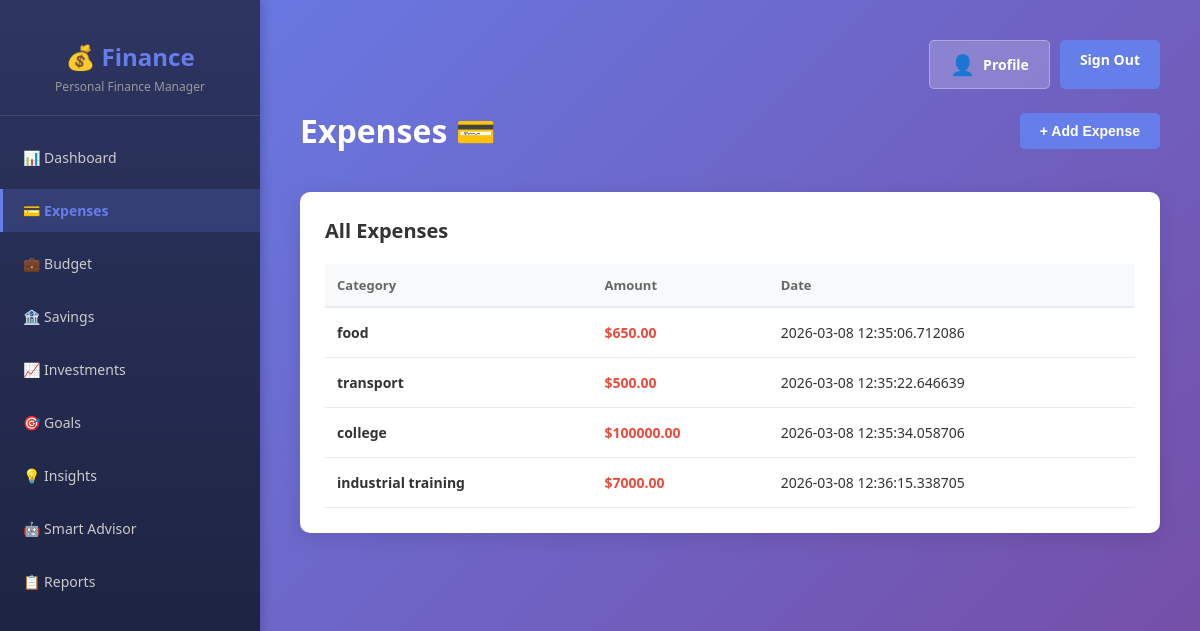
The page /expense/ (signed in) on the database its author committed.
### models/expense.py (models this page shows, shortened)
class Expense(db.Model):
    id = db.Column(db.Integer, primary_key=True)
    user_id = db.Column(db.Integer, db.ForeignKey("user.id"), nullable=False)
    category = db.Column(db.String(50), nullable=False)
    amount = db.Column(db.Float, nullable=False)
    date = db.Column(db.DateTime, nullable=False, default=datetime.utcnow)
    description = db.Column(db.String(200), nullable=True)

### routes/expense_routes.py (the view)
@expense_bp.route("/", methods=["GET", "POST"])
@login_required
def expense():
    if request.method == "POST":
        category = request.form["category"]
        amount = float(request.form["amount"])
        ExpenseService.add_expense(current_user.id, category, amount)
        return redirect(url_for("expense.expense"))
    expenses = ExpenseService.get_all_expenses(current_user.id)
    return render_template("expense.html", expenses=expenses)

### finance-app.py (called while the page is built)
@login_manager.user_loader
def load_user(user_id):
    return User.query.get(int(user_id))

### services/expense_service.py (called while the page is built)
    @staticmethod
    def get_all_expenses(user_id):
        return Expense.query.filter_by(user_id=user_id).all()

### templates/expense.html (shortened to what this page needs)
{% extends "base.html" %}
{% block content %}
<div class="header">
    <h1>Expenses 💳</h1>
    <div class="header-actions">
        <button class="btn btn-primary" onclick="toggleForm('addForm')">+ Add Expense</button>
    </div>
</div>
<div class="table-section">
    <h2>All Expenses</h2>
    {% if expenses %}
    <table>
        <thead>
            <tr>
                <th>Category</th>
                <th>Amount</th>
                <th>Date</th>
            </tr>
        </thead>
        <tbody>
            {% for expense in expenses %}
            <tr>
                <td><strong>{{ expense.category }}</strong></td>
                <td class="amount-expense">${{ "%.2f"|format(expense.amount) }}</td>
                <td>{{ expense.date if expense.date else 'N/A' }}</td>
            </tr>
            {% endfor %}
        </tbody>
    </table>
    {% else %}
    <div class="empty-state">
        <div class="empty-state-icon">💳</div>
        <p>No expenses recorded yet</p>
        <button class="btn btn-primary" onclick="toggleForm('addForm')">Add First Expense</button>
    </div>
    {% endif %}
</div>
{% endblock %}

### templates/base.html (style rules this page uses)
* { margin: 0; padding: 0; box-sizing: border-box; }
body { font-family: 'Segoe UI', Tahoma, Geneva, Verdana, sans-serif; background: linear-gradient(135deg, #667eea 0%, #764ba2 100%); min-height: 100vh; color: #333; }
.header { display: flex; justify-content: space-between; align-items: center; margin-bottom: 40px; }
.header h1 { color: white; font-size: 32px; font-weight: 700; }
.header-actions { display: flex; gap: 10px; }
.btn { padding: 10px 20px; border: none; border-radius: 5px; cursor: pointer; font-size: 14px; font-weight: 600; transition: all 0.3s ease; text-decoration: none; display: inline-block; }
.btn-primary { background: #667eea; color: white; }
.table-section { background: white; border-radius: 10px; padding: 25px; box-shadow: 0 5px 20px rgba(0, 0, 0, 0.1); }
.table-section h2 { font-size: 20px; font-weight: 600; margin-bottom: 20px; color: #333; }
table { width: 100%; border-collapse: collapse; }
th { background: #f8f9fa; padding: 12px; text-align: left; font-weight: 600; color: #666; border-bottom: 2px solid #e9ecef; font-size: 13px; }
td { padding: 15px 12px; border-bottom: 1px solid #e9ecef; font-size: 14px; }

### templates/expense.html (style rules this page uses)
.amount-expense { color: #e74c3c; font-weight: 700; }

### rows shown on the page
Expense: category "food", amount "650.00", date "2026-03-08 12:35:06.712086"
Expense: category "transport", amount "500.00", date "2026-03-08 12:35:22.646639"
Expense: category "college", amount "100000.00", date "2026-03-08 12:35:34.058706"
Expense: category "industrial training", amount "7000.00", date "2026-03-08 12:36:15.338705"
